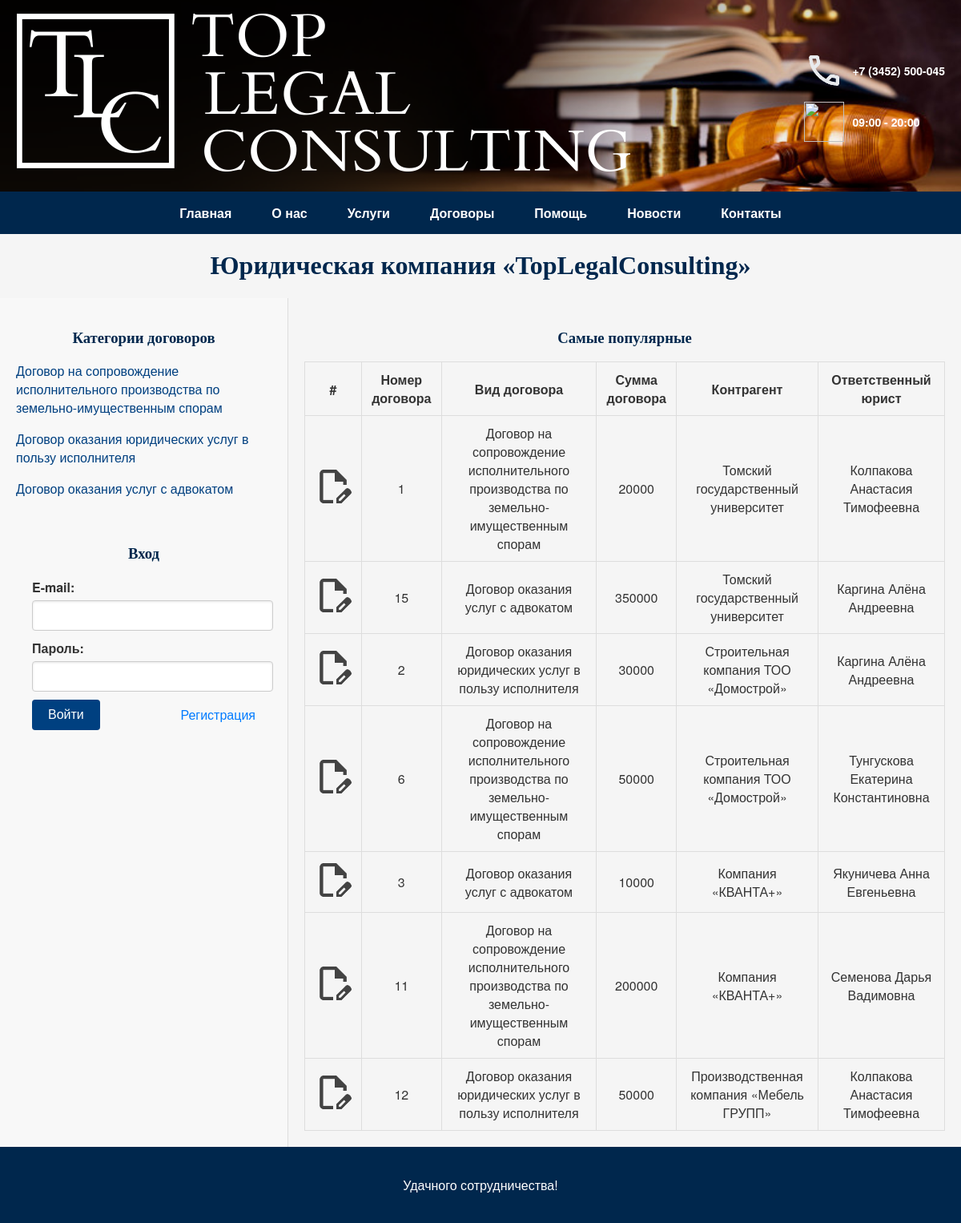
The page / on the database its author committed.
### tables this page shows
CREATE TABLE IF NOT EXISTS `contract_type` (
    `type_id` int(11) NOT NULL AUTO_INCREMENT COMMENT "ID вида договора",
    `name` varchar(255) NOT NULL COMMENT "Вид договора",
    PRIMARY KEY (`type_id`)
);

### common/top1.php (the view)
<div class="left-side">
    <div id="contracts-section">
        <h3>Категории договоров</h3>
        <div class="category">
            <?php
            $sql = "SELECT * FROM contract_type";
            $q_types = $db->query($sql);
            while ($row_types = mysqli_fetch_array($q_types, MYSQLI_NUM)) : ?>
                <span class="contract-category">
                    <p>
                        <a href="/otchet.php?type=<?= urlencode($row_types[1]) ?>"><?= htmlspecialchars($row_types[1]) ?></a>
                    </p>
                </span>
            <?php endwhile; ?>
        </div>
    </div>
    <div class="auth-container">
        <?php if (isset($_SESSION['name_client'])) : ?>
            Здравствуйте, <?= $_SESSION['name_client'] ?>!
            <a href='/reg.php?exit=1'>Выход</a>
        <?php else : ?>
            <form method="get" action="/reg.php">
                <div>
                    <h3>Вход</h3>
                    <div class="input-group">
                        <label for="email">E-mail:</label>
                        <input id="email" name="email" type="text" size="30" maxlength="50" class="form-control" />
                    </div>
                    <div class="input-group">
                        <label for="current-password">Пароль:</label>
                        <input id="current-password" name="current-password" type="current-password" size="20" maxlength="20" class="form-control" />
                    </div>
                    <div class="btn-container">
                        <input class="btn-new" name="enter" type="submit" value="Войти" />
                        <a href="/reg.php">Регистрация</a>
                    </div>
                </div>
            </form>
        <?php endif; ?>
    </div>
</div>

### css/main.css (style rules this page uses)
body { font-family: 'Helvetica Neue', Arial, sans-serif; color: #333; background-color: #f5f5f5; margin: 0; padding: 0; }
h1, h2, h3, h4, h5, h6 { font-family: 'Georgia', serif; color: #00274d; text-align: center; }
a { color: #004080; text-decoration: none; transition: color 0.3s ease; }
.left-side { width: 30%; padding: 20px; background-color: #f8f8f8; border-right: 1px solid #ddd; box-sizing: border-box; }

### css/form.css (style rules this page uses)
.form-control { width: 100%; padding: 10px; font-size: 14px; border: 1px solid #ccc; border-radius: 4px; box-shadow: inset 0 1px 3px rgba(0, 0, 0, 0.1); transition: border-color 0.3s ease; }
.btn-new { background-color: #004080; color: #fff; border: none; padding: 10px 20px; font-size: 16px; cursor: pointer; border-radius: 4px; text-align: center; }
.auth-container { display: flex; flex-direction: column; align-items: center; padding: 20px; border-radius: 8px; margin-top: 20px; }
.input-group { margin-bottom: 10px; width: 100%; }
.input-group label { display: block; margin-bottom: 5px; font-weight: bold; }
.input-group input { width: 100%; padding: 10px; border: 1px solid #ccc; border-radius: 4px; }
.btn-container { display: flex; align-items: center; justify-content: space-between; width: 100%; }
.btn-container a { color: #007bff; text-decoration: none; transition: color 0.3s ease; }

### rows shown on the page
contract_type: name "Договор на сопровождение исполнительного производства по земельно-имущественным спорам"
contract_type: name "Договор оказания юридических услуг в пользу исполнителя"
contract_type: name "Договор оказания услуг с адвокатом"

### other values the page prints
$row['Номер договора'] "1"
$row['Вид договора'] "Договор на сопровождение исполнительного производства по земельно-имущественным спорам"
$row['Сумма договора'] "20000"
$row['Контрагент'] "Томский государственный университет"
$row['Ответственный юрист'] "Колпакова Анастасия Тимофеевна"
$row['Номер договора'] "15"
$row['Вид договора'] "Договор оказания услуг с адвокатом"
$row['Сумма договора'] "350000"
$row['Ответственный юрист'] "Каргина Алёна Андреевна"
$row['Номер договора'] "2"
$row['Вид договора'] "Договор оказания юридических услуг в пользу исполнителя"
$row['Сумма договора'] "30000"
$row['Контрагент'] "Строительная компания ТОО «Домострой»"
$row['Номер договора'] "6"
$row['Сумма договора'] "50000"
